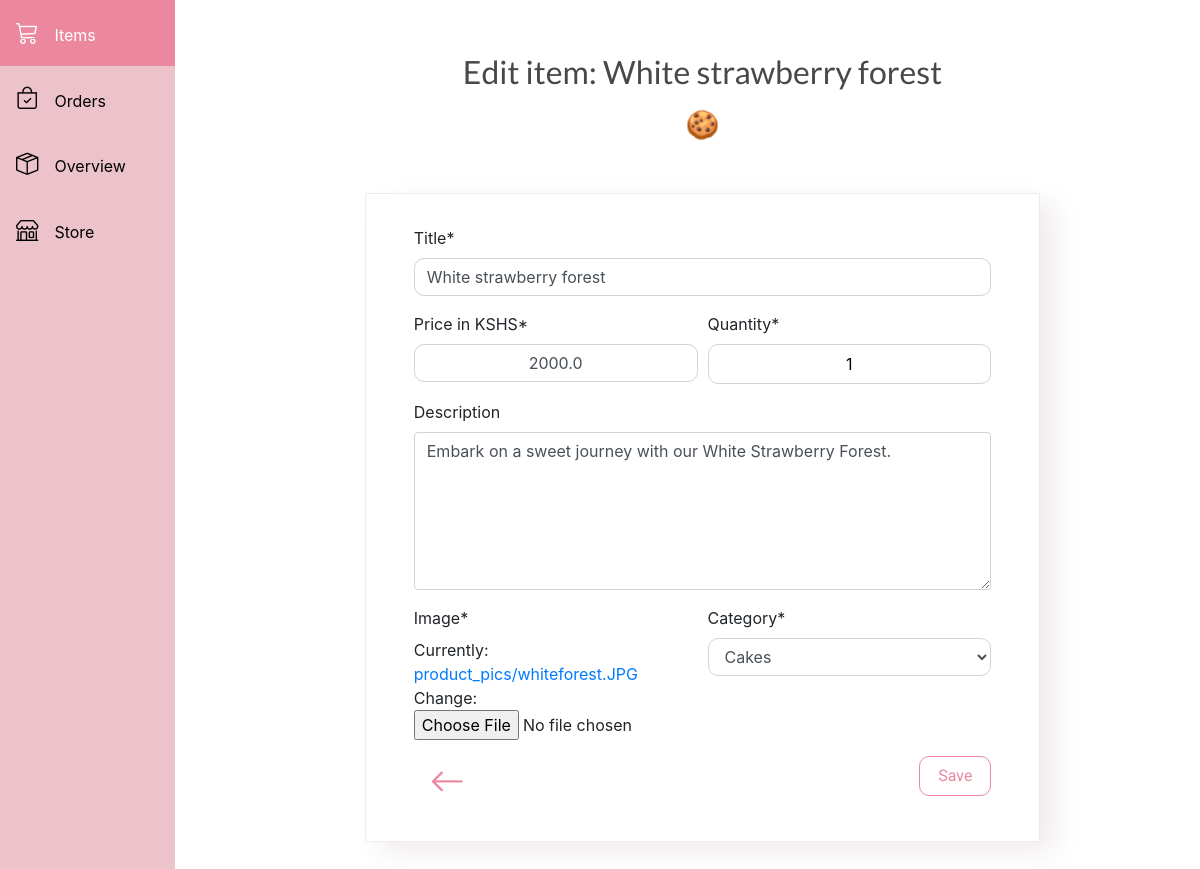
Screenshot of /item/14/edit/ (signed in) with the database file from the repository.
### seller/models.py (models this page shows, shortened)
class Item(models.Model):
    class Category:
        COOKIES = 'CO'
        CAKES = 'CA'
        ICE_CREAMS = 'I'
        ALL = 'ALL'
    CATEGORIES_CHOICES = [
        (Category.COOKIES, 'Cookies'),
        (Category.CAKES, 'Cakes'),
        (Category.ICE_CREAMS, 'Ice creams'),
        (Category.ALL, 'All Sweets'),
    ]
    SHORT_CATEGORY_TO_NAME = dict(CATEGORIES_CHOICES)
    title = models.CharField(max_length=50)
    price = models.FloatField("Price in KSHS", default="0.00", validators=[
                              MinValueValidator(0.0)])
    description = models.TextField(max_length=100, null=True, blank=True)
    category = models.CharField(
        max_length=3,
        choices=CATEGORIES_CHOICES,
        default=Category.ALL,
    )
    image = models.ImageField(upload_to='product_pics')
    date_posted = models.DateTimeField(default=timezone.now)
    quantity = models.IntegerField(default=0, validators=[
        MinValueValidator(0.0)])
    def __init__(self, *args, **kwargs):
        super().__init__(*args, **kwargs)
        self.assign_shorter_title()
        self.assign_category_full_name()
    def __str__(self):
        return self.title
    def assign_shorter_title(self):
        if len(self.title) > 20:
            self.short_title = self.title[:17] + "..."
        else:
            self.short_title = self.title
    def assign_category_full_name(self):
        self.long_category = self.SHORT_CATEGORY_TO_NAME[self.category]

### seller/views.py (the view)
# urls.py: path('item/<int:pk>/edit/', seller_views.edit_item,
@user_is_seller
def edit_item(request, pk):
    try:
        item = Item.objects.get(id=pk)
    except ObjectDoesNotExist:
        return HttpResponseNotFound()
    if request.method == "POST":
        form = NewItemForm(request.POST, request.FILES, instance=item)
        if form.is_valid():
            form.save()
            messages.success(request, 'Item is successfully updated')
            return redirect('seller_all_items')
        else:
            messages.error(
                request, 'Error: item was not updated. Please try again')
    else:
        form = NewItemForm(instance=item)
    context = {
        'item': item,
        'form': form
    }
    return render(request, 'seller/edit-item.html', context)

### seller/forms.py
class NewItemForm(forms.ModelForm):
    class Meta:
        model = Item
        fields = ['title', 'price', 'quantity',
                  'description', 'category', 'image']
    def __init__(self, *args, **kwargs):
        super().__init__(*args, **kwargs)
        self.fields['description'].widget = forms.Textarea(attrs={'rows': 6})

### seller/utils.py (called while the page is built)
def active_navbar_context_processor(request):
    context = {}
    if not request.user.is_staff:
        return context
    if 'item' in request.resolver_match.url_name:
        context['url_name'] = 'seller_all_items'
    elif 'order' in request.resolver_match.url_name:
        context['url_name'] = 'seller_orders'
    elif 'overview' in request.resolver_match.url_name:
        context['url_name'] = 'seller_overview'
    else:
        context['url_name'] = None
    return context

### store/utils.py (called while the page is built)
def user_has_items_in_basket_context_processor(request):
    return {'user_has_items_in_basket':
            get_preorder_or_none(request) is not None}

def get_preorder_or_none(request):
    try:
        if request.user.is_anonymous:
            return Order.objects.get(
                status=Order.Status.PREORDER,
                buyer_anon=anonymous_user_with_saved_session(request))
        else:
            return Order.objects.get(status=Order.Status.PREORDER,
                                     buyer=request.user)
    except ObjectDoesNotExist:
        return None

### seller/templates/seller/edit-item.html (shortened to what this page needs)
{% extends 'seller/base-seller.html' %}
{% load crispy_forms_tags %}
{% block content %}
<div class="container">
    <div class="bigger-title-font">Edit item: {{item}}
        <div class="emoji">&#127850;</div>
    </div>
    <div class=" d-flex justify-content-center">
        <div class="new-product-div-style">
            <form method="post" class="new-product-form" enctype="multipart/form-data">
                {{form|crispy}}
                <a href="{% url 'seller_all_items' %}">
                    <i class="bi bi-arrow-left new-item-top-icon button-back non-link"></i>
                </a>
                <button type="submit" class="post-button-grid">Save</button>
            </form>
        </div>
    </div>
</div>
{% endblock content %}

### sir_cake/static/sir_cake/style.css (style rules this page uses)
:root { --dismiss-red: rgb(247, 128, 128); --accept-green: rgb(148, 216, 148); --bright-pink: rgb(200, 9, 76); --dusty-pink: rgb(197, 87, 112); --semi-pink: rgb(235, 135, 159); --lighter-pink: rgb(225, 157, 172); --beige: rgb(240, 236, 235); --light-beige: rgba(243, 242, 240, 0.651); --gray-text: rgb(73, 72, 72); --border-color: rgba(183, 194, 198, 0.5); }
body { overflow-x: hidden; }
.non-link { text-decoration: none; }
.new-product-form { display: grid; grid-template-columns: 1fr 1fr; column-gap: 10px; grid-template-areas: "title title" "price quantity" "decsription decsription" "image category" "button-back button"; padding: 2rem; padding-right: 3rem; padding-left: 3rem; }
.new-product-div-style { width: 70%; border: 1px solid; border-color: var(--beige); box-shadow: 15px 10px 25px var(--beige); margin-bottom: 3rem; }
#div_id_image { grid-area: image; }
#div_id_title { grid-area: title; }
#div_id_description { grid-area: decsription; }
#div_id_price { grid-area: price; }
#div_id_quantity { grid-area: quantity; }
#div_id_category { grid-area: category; }
#id_title, #id_price, #id_quantity, #id_inventory, #id_category { border-radius: 10px; min-height: 2rem; }
.post-button-grid { width: 4.5rem; height: 2.5rem; border-radius: 10px; border: solid 1px; border-color: var(--semi-pink); background-color: transparent; font-family: 'Roboto', sans-serif; grid-area: button; justify-self: end; color: var(--semi-pink); }
.button-back { grid-area: button-back; justify-self: end; }
.new-item-top-icon { color: var(--semi-pink); font-size: 2.2rem; text-decoration: none; padding: 0.5rem 1rem; }
.bigger-title-font { font-family: 'Lato', sans-serif; text-align: center; color: var(--gray-text); margin: 3rem 0rem; font-size: 2rem; }
.emoji { font-size: 1.7rem; margin-top: 0.5rem; }
#id_quantity { color: black; height: 2.5rem; }
input[type=number] { -moz-appearance: textfield; appearance: textfield; text-align: center; }

### rows the page displays
Item: title "White strawberry forest", price "2000.0", quantity "1", description "Embark on a sweet journey with our White Strawberry Forest.", category "Cakes"
